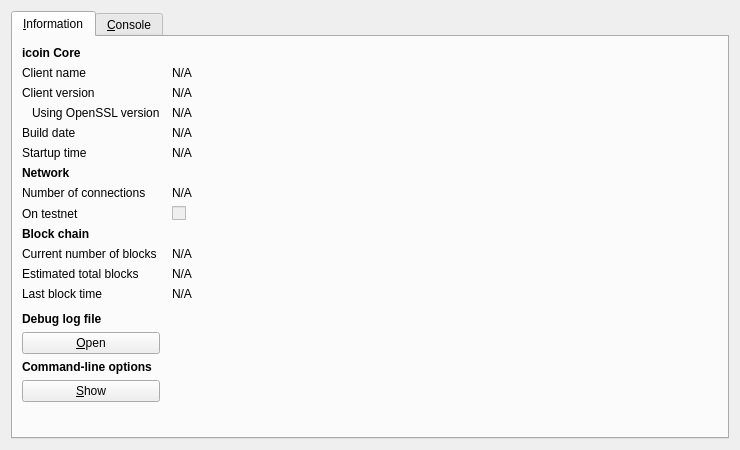
<?xml version="1.0" encoding="UTF-8"?>
<ui version="4.0">
 <class>RPCConsole</class>
 <widget class="QDialog" name="RPCConsole">
  <property name="geometry">
   <rect>
    <x>0</x>
    <y>0</y>
    <width>740</width>
    <height>450</height>
   </rect>
  </property>
  <property name="windowTitle">
   <string>icoin - Debug window</string>
  </property>
  <layout class="QVBoxLayout" name="verticalLayout_2">
   <item>
    <widget class="QTabWidget" name="tabWidget">
     <property name="currentIndex">
      <number>0</number>
     </property>
     <widget class="QWidget" name="tab_info">
      <attribute name="title">
       <string>&amp;Information</string>
      </attribute>
      <layout class="QGridLayout" name="gridLayout" columnstretch="0,1">
       <property name="horizontalSpacing">
        <number>12</number>
       </property>
       <item row="0" column="0">
        <widget class="QLabel" name="label_9">
         <property name="font">
          <font>
           <weight>75</weight>
           <bold>true</bold>
          </font>
         </property>
         <property name="text">
          <string>icoin Core</string>
         </property>
        </widget>
       </item>
       <item row="1" column="0">
        <widget class="QLabel" name="label_5">
         <property name="text">
          <string>Client name</string>
         </property>
        </widget>
       </item>
       <item row="1" column="1">
        <widget class="QLabel" name="clientName">
         <property name="cursor">
          <cursorShape>IBeamCursor</cursorShape>
         </property>
         <property name="text">
          <string>N/A</string>
         </property>
         <property name="textFormat">
          <enum>Qt::PlainText</enum>
         </property>
         <property name="textInteractionFlags">
          <set>Qt::LinksAccessibleByMouse|Qt::TextSelectableByKeyboard|Qt::TextSelectableByMouse</set>
         </property>
        </widget>
       </item>
       <item row="2" column="0">
        <widget class="QLabel" name="label_6">
         <property name="text">
          <string>Client version</string>
         </property>
        </widget>
       </item>
       <item row="2" column="1">
        <widget class="QLabel" name="clientVersion">
         <property name="cursor">
          <cursorShape>IBeamCursor</cursorShape>
         </property>
         <property name="text">
          <string>N/A</string>
         </property>
         <property name="textFormat">
          <enum>Qt::PlainText</enum>
         </property>
         <property name="textInteractionFlags">
          <set>Qt::LinksAccessibleByMouse|Qt::TextSelectableByKeyboard|Qt::TextSelectableByMouse</set>
         </property>
        </widget>
       </item>
       <item row="3" column="0">
        <widget class="QLabel" name="label_14">
         <property name="text">
          <string>Using OpenSSL version</string>
         </property>
         <property name="indent">
          <number>10</number>
         </property>
        </widget>
       </item>
       <item row="3" column="1">
        <widget class="QLabel" name="openSSLVersion">
         <property name="cursor">
          <cursorShape>IBeamCursor</cursorShape>
         </property>
         <property name="text">
          <string>N/A</string>
         </property>
         <property name="textFormat">
          <enum>Qt::PlainText</enum>
         </property>
         <property name="textInteractionFlags">
          <set>Qt::LinksAccessibleByMouse|Qt::TextSelectableByKeyboard|Qt::TextSelectableByMouse</set>
         </property>
        </widget>
       </item>
       <item row="4" column="0">
        <widget class="QLabel" name="label_12">
         <property name="text">
          <string>Build date</string>
         </property>
        </widget>
       </item>
       <item row="4" column="1">
        <widget class="QLabel" name="buildDate">
         <property name="cursor">
          <cursorShape>IBeamCursor</cursorShape>
         </property>
         <property name="text">
          <string>N/A</string>
         </property>
         <property name="textFormat">
          <enum>Qt::PlainText</enum>
         </property>
         <property name="textInteractionFlags">
          <set>Qt::LinksAccessibleByMouse|Qt::TextSelectableByKeyboard|Qt::TextSelectableByMouse</set>
         </property>
        </widget>
       </item>
       <item row="5" column="0">
        <widget class="QLabel" name="label_13">
         <property name="text">
          <string>Startup time</string>
         </property>
        </widget>
       </item>
       <item row="5" column="1">
        <widget class="QLabel" name="startupTime">
         <property name="cursor">
          <cursorShape>IBeamCursor</cursorShape>
         </property>
         <property name="text">
          <string>N/A</string>
         </property>
         <property name="textFormat">
          <enum>Qt::PlainText</enum>
         </property>
         <property name="textInteractionFlags">
          <set>Qt::LinksAccessibleByMouse|Qt::TextSelectableByKeyboard|Qt::TextSelectableByMouse</set>
         </property>
        </widget>
       </item>
       <item row="6" column="0">
        <widget class="QLabel" name="label_11">
         <property name="font">
          <font>
           <weight>75</weight>
           <bold>true</bold>
          </font>
         </property>
         <property name="text">
          <string>Network</string>
         </property>
        </widget>
       </item>
       <item row="7" column="0">
        <widget class="QLabel" name="label_7">
         <property name="text">
          <string>Number of connections</string>
         </property>
        </widget>
       </item>
       <item row="7" column="1">
        <widget class="QLabel" name="numberOfConnections">
         <property name="cursor">
          <cursorShape>IBeamCursor</cursorShape>
         </property>
         <property name="text">
          <string>N/A</string>
         </property>
         <property name="textFormat">
          <enum>Qt::PlainText</enum>
         </property>
         <property name="textInteractionFlags">
          <set>Qt::LinksAccessibleByMouse|Qt::TextSelectableByKeyboard|Qt::TextSelectableByMouse</set>
         </property>
        </widget>
       </item>
       <item row="8" column="0">
        <widget class="QLabel" name="label_8">
         <property name="text">
          <string>On testnet</string>
         </property>
        </widget>
       </item>
       <item row="8" column="1">
        <widget class="QCheckBox" name="isTestNet">
         <property name="enabled">
          <bool>false</bool>
         </property>
         <property name="text">
          <string/>
         </property>
        </widget>
       </item>
       <item row="9" column="0">
        <widget class="QLabel" name="label_10">
         <property name="font">
          <font>
           <weight>75</weight>
           <bold>true</bold>
          </font>
         </property>
         <property name="text">
          <string>Block chain</string>
         </property>
        </widget>
       </item>
       <item row="10" column="0">
        <widget class="QLabel" name="label_3">
         <property name="text">
          <string>Current number of blocks</string>
         </property>
        </widget>
       </item>
       <item row="10" column="1">
        <widget class="QLabel" name="numberOfBlocks">
         <property name="cursor">
          <cursorShape>IBeamCursor</cursorShape>
         </property>
         <property name="text">
          <string>N/A</string>
         </property>
         <property name="textFormat">
          <enum>Qt::PlainText</enum>
         </property>
         <property name="textInteractionFlags">
          <set>Qt::LinksAccessibleByMouse|Qt::TextSelectableByKeyboard|Qt::TextSelectableByMouse</set>
         </property>
        </widget>
       </item>
       <item row="11" column="0">
        <widget class="QLabel" name="label_4">
         <property name="text">
          <string>Estimated total blocks</string>
         </property>
        </widget>
       </item>
       <item row="11" column="1">
        <widget class="QLabel" name="totalBlocks">
         <property name="cursor">
          <cursorShape>IBeamCursor</cursorShape>
         </property>
         <property name="text">
          <string>N/A</string>
         </property>
         <property name="textFormat">
          <enum>Qt::PlainText</enum>
         </property>
         <property name="textInteractionFlags">
          <set>Qt::LinksAccessibleByMouse|Qt::TextSelectableByKeyboard|Qt::TextSelectableByMouse</set>
         </property>
        </widget>
       </item>
       <item row="12" column="0">
        <widget class="QLabel" name="label_2">
         <property name="text">
          <string>Last block time</string>
         </property>
        </widget>
       </item>
       <item row="12" column="1">
        <widget class="QLabel" name="lastBlockTime">
         <property name="cursor">
          <cursorShape>IBeamCursor</cursorShape>
         </property>
         <property name="text">
          <string>N/A</string>
         </property>
         <property name="textFormat">
          <enum>Qt::PlainText</enum>
         </property>
         <property name="textInteractionFlags">
          <set>Qt::LinksAccessibleByMouse|Qt::TextSelectableByKeyboard|Qt::TextSelectableByMouse</set>
         </property>
        </widget>
       </item>
       <item row="13" column="0">
        <spacer name="verticalSpacer_2">
         <property name="orientation">
          <enum>Qt::Vertical</enum>
         </property>
         <property name="sizeHint" stdset="0">
          <size>
           <width>20</width>
           <height>20</height>
          </size>
         </property>
        </spacer>
       </item>
       <item row="14" column="0">
        <widget class="QLabel" name="labelDebugLogfile">
         <property name="font">
          <font>
           <weight>75</weight>
           <bold>true</bold>
          </font>
         </property>
         <property name="text">
          <string>Debug log file</string>
         </property>
        </widget>
       </item>
       <item row="15" column="0">
        <widget class="QPushButton" name="openDebugLogfileButton">
         <property name="toolTip">
          <string>Open the icoin debug log file from the current data directory. This can take a few seconds for large log files.</string>
         </property>
         <property name="text">
          <string>&amp;Open</string>
         </property>
         <property name="autoDefault">
          <bool>false</bool>
         </property>
        </widget>
       </item>
       <item row="16" column="0">
        <widget class="QLabel" name="labelCLOptions">
         <property name="font">
          <font>
           <weight>75</weight>
           <bold>true</bold>
          </font>
         </property>
         <property name="text">
          <string>Command-line options</string>
         </property>
        </widget>
       </item>
       <item row="17" column="0">
        <widget class="QPushButton" name="showCLOptionsButton">
         <property name="toolTip">
          <string>Show the icoin-Qt help message to get a list with possible icoin command-line options.</string>
         </property>
         <property name="text">
          <string>&amp;Show</string>
         </property>
         <property name="autoDefault">
          <bool>false</bool>
         </property>
        </widget>
       </item>
       <item row="18" column="0">
        <spacer name="verticalSpacer">
         <property name="orientation">
          <enum>Qt::Vertical</enum>
         </property>
         <property name="sizeHint" stdset="0">
          <size>
           <width>20</width>
           <height>40</height>
          </size>
         </property>
        </spacer>
       </item>
      </layout>
     </widget>
     <widget class="QWidget" name="tab_console">
      <attribute name="title">
       <string>&amp;Console</string>
      </attribute>
      <layout class="QVBoxLayout" name="verticalLayout_3">
       <property name="spacing">
        <number>3</number>
       </property>
       <item>
        <widget class="QTextEdit" name="messagesWidget">
         <property name="minimumSize">
          <size>
           <width>0</width>
           <height>100</height>
          </size>
         </property>
         <property name="readOnly">
          <bool>true</bool>
         </property>
         <property name="tabKeyNavigation" stdset="0">
          <bool>false</bool>
         </property>
         <property name="columnCount" stdset="0">
          <number>2</number>
         </property>
        </widget>
       </item>
       <item>
        <layout class="QHBoxLayout" name="horizontalLayout">
         <property name="spacing">
          <number>3</number>
         </property>
         <item>
          <widget class="QLabel" name="label">
           <property name="text">
            <string notr="true">&gt;</string>
           </property>
          </widget>
         </item>
         <item>
          <widget class="QLineEdit" name="lineEdit"/>
         </item>
         <item>
          <widget class="QPushButton" name="clearButton">
           <property name="maximumSize">
            <size>
             <width>24</width>
             <height>24</height>
            </size>
           </property>
           <property name="toolTip">
            <string>Clear console</string>
           </property>
           <property name="text">
            <string/>
           </property>
           <property name="icon">
            <iconset resource="../bitcoin.qrc">
             <normaloff>:/icons/remove</normaloff>:/icons/remove</iconset>
           </property>
           <property name="shortcut">
            <string notr="true">Ctrl+L</string>
           </property>
           <property name="autoDefault">
            <bool>false</bool>
           </property>
          </widget>
         </item>
        </layout>
       </item>
      </layout>
     </widget>
    </widget>
   </item>
  </layout>
 </widget>
 <resources>
  <include location="../bitcoin.qrc"/>
 </resources>
 <connections/>
</ui>
